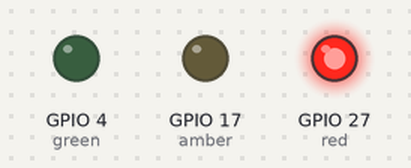
Simulated run of this program. Board: Raspberry Pi (BCM pin numbers). On the bench: output pins drawn as LEDs (lit = HIGH).

Above: at 2.5 s.
At 6.0 s:
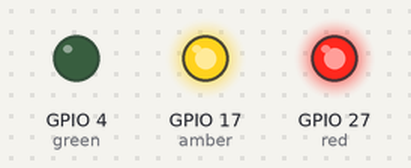
At 9.5 s:
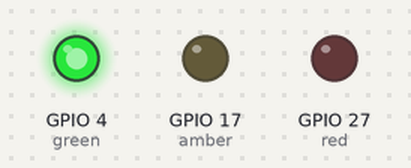
At 13.0 s:
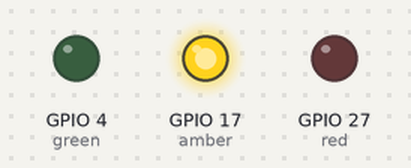
Timing chart, 0 to 18.2 s (numbered marks = the images above):
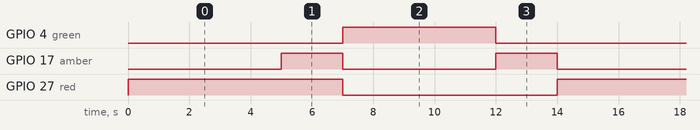

Measured:
- by itself, GPIO 4 (green): alternates HIGH for 5.0 s and LOW for 9.0 s
- by itself, GPIO 17 (amber): alternates HIGH for 2.0 s and LOW for 5.0 s
- by itself, GPIO 27 (red): alternates HIGH for 7.0 s and LOW for 7.0 s

The program:

traffic.py
```python
#!/usr/bin/env python3

from gpiozero import TrafficLights
from time import sleep

traf = TrafficLights(27,17,4)

#traf.blink(background=False)
while True:
    traf.red.on()
    sleep(5)
    traf.amber.on()
    sleep(2)
    traf.toggle()
    sleep(5)
    traf.green.off()
    traf.amber.on()
    sleep(2)
    traf.amber.off()
```
